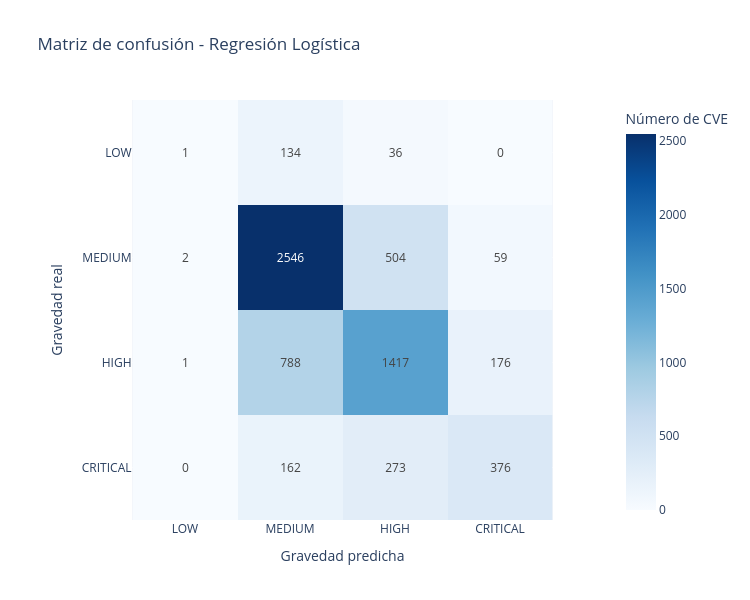

Notebook cell for this chart:
### Markdown cell above
## 8. Métricas y errores del modelo

Aunque he conseguido mejores resultados que
los otros modelos, todavía no identifico
correctamente todas las vulnerabilidades.

Para analizarlo, voy a utilizar una matriz
de confusión, que me permitirá ver qué gravedades predice bien y cuáles confunde.

Me interesa especialmente comprobar cuántas
vulnerabilidades críticas se clasifican
como si fueran menos graves.

Esto es indispensable muy importante porque, en una empresa, un error de estos podría hacer que un problema de seguridad importante no se revisara a tiempo, y justo eso es lo que queremos evitar.

### Code cell
# Matriz de confusión de la Regresión Logística

from sklearn.metrics import confusion_matrix
import plotly.express as px

clases = ["LOW", "MEDIUM", "HIGH", "CRITICAL"]

matriz = confusion_matrix(
    val["gravedad"],
    pred_logistico,
    labels=clases
)

fig = px.imshow(
    matriz,
    x=clases,
    y=clases,
    text_auto=True,
    color_continuous_scale="Blues",
    title="Matriz de confusión - Regresión Logística",
    labels={
        "x": "Gravedad predicha",
        "y": "Gravedad real",
        "color": "Número de CVE"
    }
)

fig.update_layout(
    width=750,
    height=600
)

fig.show()

print("Matriz de confusión:")
display(
    pd.DataFrame(
        matriz,
        index=clases,
        columns=clases
    )
)

### Figure 1 — Plotly figure (JSON) as saved in the notebook; plotly's stock layout.template omitted (floating-point values rounded to 4 significant figures)
{"data": [{"coloraxis": "coloraxis", "hovertemplate": "Gravedad predicha: %{x}<br>Gravedad real: %{y}<br>Número de CVE: %{z}<extra></extra>", "name": "0", "texttemplate": "%{z}", "type": "heatmap", "x": ["LOW", "MEDIUM", "HIGH", "CRITICAL"], "xaxis": "x", "y": ["LOW", "MEDIUM", "HIGH", "CRITICAL"], "yaxis": "y", "z": [[1, 134, 36, 0], [2, 2546, 504, 59], [1, 788, 1417, 176], [0, 162, 273, 376]]}], "layout": {"coloraxis": {"autocolorscale": false, "colorbar": {"title": {"text": "Número de CVE"}}, "colorscale": [[0, "rgb(247,251,255)"], [0.125, "rgb(222,235,247)"], [0.25, "rgb(198,219,239)"], [0.375, "rgb(158,202,225)"], [0.5, "rgb(107,174,214)"], [0.625, "rgb(66,146,198)"], [0.75, "rgb(33,113,181)"], [0.875, "rgb(8,81,156)"], [1, "rgb(8,48,107)"]]}, "height": 600, "title": {"text": "Matriz de confusión - Regresión Logística"}, "width": 750, "xaxis": {"anchor": "y", "constrain": "domain", "domain": [0, 1], "scaleanchor": "y", "title": {"text": "Gravedad predicha"}}, "yaxis": {"anchor": "x", "autorange": "reversed", "constrain": "domain", "domain": [0, 1], "title": {"text": "Gravedad real"}}}}
